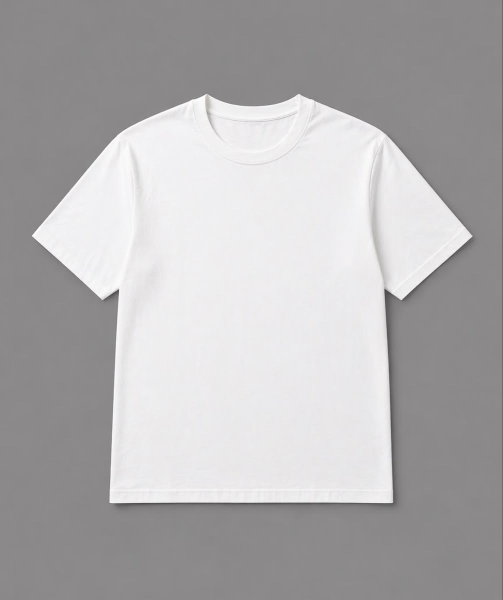
#> input picture backend/eval/images/001_tshirt.jpg, 1006 x 1200 px (shown at 1/2 size)
$ python -i preprocess.py   (imports and definitions only)
#> lines starting #> are read from the running program, lines starting #| are printed output that depends on the picture
from PIL import Image
import os

def preprocess_image(image_path: str) -> str:
#> called with image_path = '../../eval/images/001_tshirt.jpg'
    image = Image.open(image_path).convert("RGBA")

    #cropping tightly around the garment (removes empty transparent space)
    bbox = image.getbbox()  # finds the bounding box of non-transparent pixels
#> bbox = (0, 0, 1006, 1200)
    if bbox:
        image = image.crop(bbox)

    #resize the tight crop to fit within 224x224 preserving aspect ratio
    ratio = min(224 / image.width, 224 / image.height)
#> ratio = 0.187
    new_width = int(image.width * ratio)
#> new_width = 187
    new_height = int(image.height * ratio)
#> new_height = 224
    resized = image.resize((new_width, new_height), Image.LANCZOS)
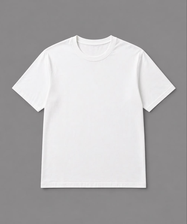
#> resized: PIL image 187x224 RGBA; mean R, G, B, A 177.9, 176.3, 177.4, 255

    #placing the thing centered on 224x224 transparent canvas
    canvas = Image.new("RGBA", (224, 224), (0, 0, 0, 0))
#> canvas: PIL image 224x224 RGBA; every value is 0
    offset_x = (224 - new_width) // 2
#> offset_x = 18
    offset_y = (224 - new_height) // 2
#> offset_y = 0
    canvas.paste(resized, (offset_x, offset_y), mask=resized)
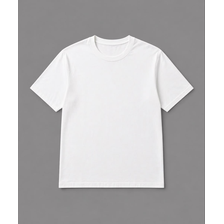
#> canvas: PIL image 224x224 RGBA; mean R, G, B, A 148.5, 147.2, 148.1, 212.9; transparent parts drawn white

    png_path = os.path.splitext(image_path)[0] + ".png"
    canvas.save(png_path, format="PNG")

    return png_path

>>> result = preprocess_image('../../eval/images/001_tshirt.jpg')
